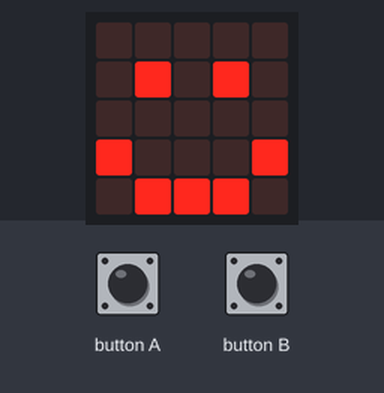
Bench run of a program on a simulated BBC micro:bit running MicroPython. Shown: the board's 5×5 LED display. The inputs (shaded band) are chosen by the test bench.

Above: at 1.3 s.
1.4 s: button A pressed for 0.15 s
At 2.6 s:
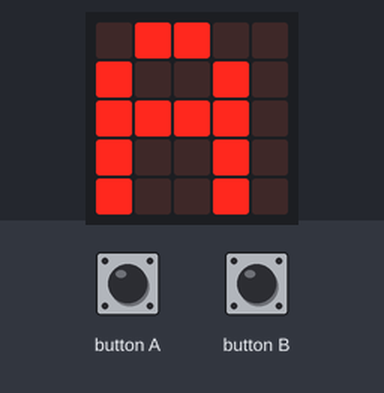
3.0 s: button B pressed for 0.15 s
At 3.8 s:
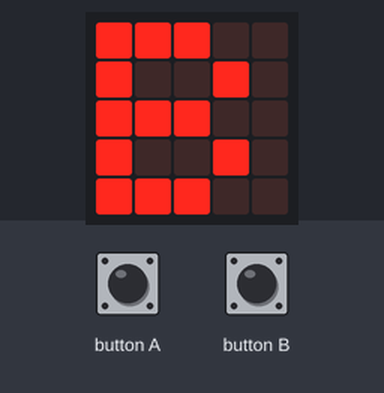
4.6 s: button A pressed for 1 s
At 5.0 s:
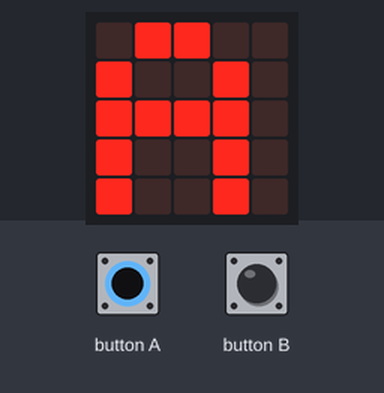
7.1 s: button B pressed for 1 s
At 8.1 s:
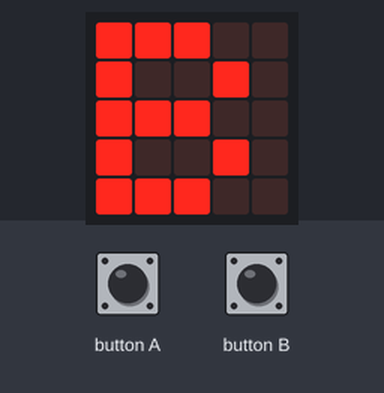
9.6 s: button A driven LOW and button B driven LOW
At 10.0 s:
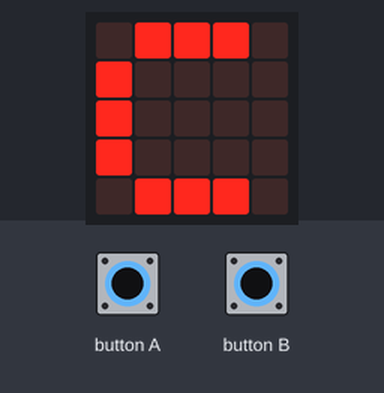
Timing chart, 0 to 12.1 s (numbered marks = the images above; inputs shaded):
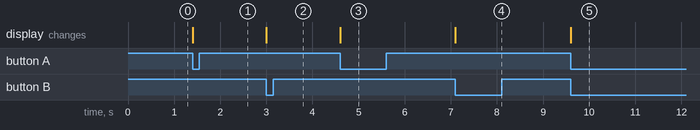

Measured:
- after the input at 1.4 s, the display: changes at once (image 1)
- after the input at 3.0 s, the display: changes at once (image 2)
- after the input at 4.6 s, the display: changes at once (image 3)
- after the input at 7.1 s, the display: changes at once (image 4)
- after the input at 9.6 s, the display: changes at once (image 5)

The program:

Section_5._Use_of_microbit_keys.py
```python
import microbit
from microbit import *
display.show(Image.HAPPY)
sleep(100)
while True:
    if button_a.was_pressed():
        if button_b.was_pressed():
            display.show("C")
        else :
            display.show("A")
    elif button_b.was_pressed():
        if button_a.was_pressed():
            display.show("C")
        else :
            display.show("B")
```
